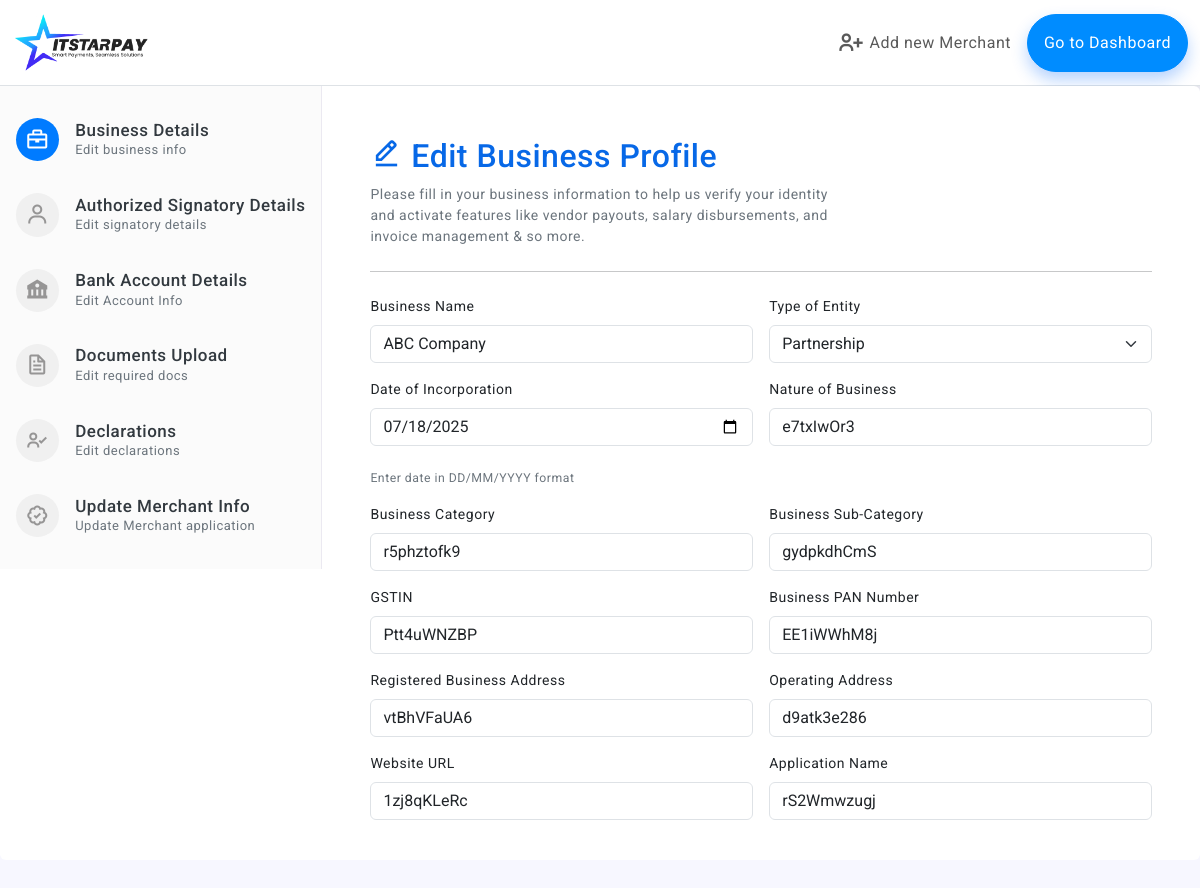
The page /edit_applications.php?id=482731 on the database its author committed.
### tables this page shows
CREATE TABLE `business_applications` (
  `id` int(11) NOT NULL,
  `entity` varchar(100) DEFAULT NULL,
  `doi` date DEFAULT NULL,
  `nob` varchar(100) DEFAULT NULL,
  `businesscategory` varchar(100) DEFAULT NULL,
  `businesssubcategory` varchar(100) DEFAULT NULL,
  `gstin` varchar(15) DEFAULT NULL,
  `pan` varchar(10) DEFAULT NULL,
  `registeredbsuiness` text DEFAULT NULL,
  `operatingaddress` text DEFAULT NULL,
  `url` varchar(255) DEFAULT NULL,
  `businessnumber` varchar(15) DEFAULT NULL,
  `alternnumber` varchar(15) DEFAULT NULL,
  `supportemail` varchar(100) DEFAULT NULL,
  `fullname` varchar(100) DEFAULT NULL,
  `designation` varchar(100) DEFAULT NULL,
  `number` varchar(15) DEFAULT NULL,
  `personalemail` varchar(100) DEFAULT NULL,
  `aadhaarnumber` varchar(12) DEFAULT NULL,
  `pannumber` varchar(10) DEFAULT NULL,
  `fullnameadn` varchar(100) DEFAULT NULL,
  `designationadn` varchar(100) DEFAULT NULL,
  `numberadn` varchar(15) DEFAULT NULL,
  `personalemailadn` varchar(100) DEFAULT NULL,
  `aadhaarnumberadn` varchar(12) DEFAULT NULL,
  `pannumberadn` varchar(10) DEFAULT NULL,
  `totalvolume` varchar(50) DEFAULT NULL,
  `numberofusers` varchar(50) DEFAULT NULL,
  `sixmonthprojectionamount` varchar(50) DEFAULT NULL,
  `sixmonthprojectionuser` varchar(50) DEFAULT NULL,
  `numoftransactions` varchar(50) DEFAULT NULL,
  `disbursedamount` varchar(50) DEFAULT NULL,
  `mintransaction` varchar(50) DEFAULT NULL,
  `maxtransaction` varchar(50) DEFAULT NULL,
  `thresholdlimit` varchar(50) DEFAULT NULL,
  `created_at` timestamp NOT NULL DEFAULT current_timestamp(),
  `businessname` varchar(255) DEFAULT NULL,
  `applicantname` varchar(255) DEFAULT NULL,
  `accountname` varchar(100) DEFAULT NULL,
  `bankname` varchar(100) DEFAULT NULL,
  `branchname` varchar(100) DEFAULT NULL,
  `accountnumber` varchar(20) DEFAULT NULL,
  `ifsccode` varchar(25) DEFAULT NULL,
  `accounttype` varchar(20) DEFAULT NULL,
  `status` varchar(100) DEFAULT NULL,
  `coment` varchar(100) DEFAULT NULL
);

### edit_applications.php (the view, shortened to what this page needs)
<?php include 'db.php';
$application_id = intval($_GET['id']);
$appQuery = "SELECT * FROM business_applications WHERE id = $application_id";
$appResult = mysqli_query($mysqli, $appQuery);
$appData = mysqli_fetch_assoc($appResult);
?>
<!doctype html>
<html lang="en">
<head>
    <link href="assets/plugins/simplebar/css/simplebar.css" rel="stylesheet" />
    <link href="assets/plugins/perfect-scrollbar/css/perfect-scrollbar.css" rel="stylesheet" />
    <link href="assets/plugins/metismenu/css/metisMenu.min.css" rel="stylesheet" />
    <link href="assets/plugins/bs-stepper/css/bs-stepper.css" rel="stylesheet" />
    <link href="assets/css/pace.min.css" rel="stylesheet" />
    <link href="assets/css/bootstrap.min.css" rel="stylesheet">
    <link href="assets/css/bootstrap-extended.css" rel="stylesheet">
    <link href="assets/css/app.css" rel="stylesheet">
    <link href="assets/css/icons.css" rel="stylesheet">
    <link rel="stylesheet" href="assets/css/dark-theme.css" />
    <link rel="stylesheet" href="assets/css/semi-dark.css" />
    <link rel="stylesheet" href="assets/css/header-colors.css" />
</head>
<body>
    <div class="wrapper" style="display: flex; flex-direction:column; height:100vh; ">
        <header class="login-header shadow ">
            <nav class="navbar navbar-expand-lg navbar-light rounded-0 bg-white  rounded-0 shadow-none border-bottom">
                <div class="container-fluid">
                    <a class="navbar-brand" href="#">
                        <img src="assets/images/logo-img.png" width="140" alt="" />
                    </a>
                    <div class="collapse navbar-collapse" id="navbarSupportedContent1">
                        <ul class="navbar-nav ms-auto mb- mb-lg-0" style="font-size: 16px;">
                            <li class="nav-item me-2 d-flex f-column justify-content-center align-items-center"> <a class="nav-link d-flex column justify-content-center align-items-center" href="business_applications.php" target="_blank"><i class='stepper-circle bx bx-user-plus me-1 fs-3'></i> Add new Merchant</a>
                            </li>
                            <button type="button" class="btn btn-primary  d-flex column justify-content-center align-items-center fs-7 b" style="box-shadow: 0 0.5rem 1rem rgba(13, 110, 253, 0.3); border-radius:30px;"><i class='bx me-1'></i><span><a href="merchants-list.php" target="_blank" style="color:white !important;">Go to Dashboard </a></span>
                            </button>
                        </ul>
                    </div>
                </div>
            </nav>
        </header>
        <form action="update.php" method="POST" enctype="multipart/form-data">
            <div style=" margin-bottom:0px !important; flex:1; height:100%;">
                <div class="card" style="height: 100%; box-shadow:none !important;">
                    <div class="card-body" style="padding: 0px;">
                        <div id="stepper3" class="bs-stepper gap-0 vertical" style="height: 100%; ">
                            <div style="height: 100%; display:flex; flex-direction:column; justify-content:space-between;">
                                <div class="bs-stepper-header" role="tablist">
                                    <div class="step" data-target="#test-vl-1">
                                        <div class="step-trigger" role="tab" id="stepper3trigger1" aria-controls="test-vl-1">
                                            <div class="bs-stepper-circle"><i class='bx bx-briefcase fs-4'></i></div>
                                            <div>
                                                <h5 class="mb-0 steper-title">Business Details</h5>
                                                <p class="mb-0 steper-sub-title">Edit business info</p>
                                            </div>
                                        </div>
                                    </div>
                                    <div class="step" data-target="#test-vl-2">
                                        <div class="step-trigger" role="tab" id="stepper3trigger2" aria-controls="test-vl-2">
                                            <div class="bs-stepper-circle"><i class='bx bx-user fs-4'></i></div>
                                            <div>
                                                <h5 class="mb-0 steper-title">Authorized Signatory Details</h5>
                                                <p class="mb-0 steper-sub-title">Edit signatory details</p>
                                            </div>
                                        </div>
                                    </div>
                                    <div class="step" data-target="#test-vl-3">
                                        <div class="step-trigger" role="tab" id="stepper3trigger3" aria-controls="test-vl-3">
                                            <div class="bs-stepper-circle"><i class='bx bxs-bank fs-4'></i></div>
                                            <div>
                                                <h5 class="mb-0 steper-title">Bank Account Details</h5>
                                                <p class="mb-0 steper-sub-title">Edit Account Info</p>
                                            </div>
                                        </div>
                                    </div>
                                    <div class="step" data-target="#test-vl-4">
                                        <div class="step-trigger" role="tab" id="stepper3trigger4" aria-controls="test-vl-4">
                                            <div class="bs-stepper-circle"><i class='bx bx-file fs-4'></i></div>
                                            <div>
                                                <h5 class="mb-0 steper-title">Documents Upload</h5>
                                                <p class="mb-0 steper-sub-title">Edit required docs</p>
                                            </div>
                                        </div>
                                    </div>
                                    <div class="step" data-target="#test-vl-5">
                                        <div class="step-trigger" role="tab" id="stepper3trigger5" aria-controls="test-vl-5">
                                            <div class="bs-stepper-circle"><i class='bx  bx-user-check fs-4'></i> </div>
                                            <div>
                                                <h5 class="mb-0 steper-title">Declarations</h5>
                                                <p class="mb-0 steper-sub-title">Edit declarations</p>
                                            </div>
                                        </div>
                                    </div>
                                    <div class="step" data-target="#test-vl-6">
                                        <div class="step-trigger" role="tab" id="stepper3trigger6" aria-controls="test-vl-6">
                                            <div class="bs-stepper-circle"><i class='bx  bx-badge-check fs-4'></i> </div>
                                            <div>
                                                <h5 class="mb-0 steper-title">Update Merchant Info</h5>
                                                <p class="mb-0 steper-sub-title">Update Merchant application</p>
                                            </div>
                                        </div>
                                    </div>
                                </div>
                            </div>
                            <div class="position-relative" style="width: 100% ; height:100%;">
                                <div class="bs-stepper-content px-5 py-5 " style="height: 750px; overflow-y: scroll !important;">
                                    <div id="test-vl-1" class="bs-stepper-pane fade" role="tabpanel" aria-labelledby="stepper3trigger1">
                                        <h2 class="fs-2 " style="color:rgb(7, 104, 231)"><i class='bx  bx-edit-alt'></i> Edit Business Profile</h2>
                                        <div class="" style="margin-right: 300px;">
                                            <p class="mb-4 text-muted ">Please fill in your business information to help us verify your identity and activate features like vendor payouts, salary disbursements, and invoice management & so more.</p>
                                        </div>
                                        <hr class="my-4">
                                        <div class="row g-3">
                                            <div class="col-md-6">
                                                <label class="form-label">Business Name</label>
                                                <input type="text" class="form-control" name="businessname" id="nob" onblur="setPreviewValue(this, 'businessnamevalue')" value="<?= htmlspecialchars($appData['businessname']) ?>">
                                            </div>
                                            <div class="col-md-6">
                                                <?php $selectedEntity = $appData['entity'] ?? ''; ?>
                                                <label class="form-label">Type of Entity</label>
                                                <select class="form-select" name="entity" onblur="setPreviewValue(this, 'entityvalue')">
                                                    <option value="Partnership" <?= $selectedEntity === 'Partnership' ? 'selected' : '' ?>>Partnership</option>
                                                </select>
                                            </div>
                                            <div class="col-md-6">
                                                <label class="form-label">Date of Incorporation</label>
                                                <input type="date" class="form-control" name="doi" placeholder="Enter Date in DD/MM/YYYY format" onblur="setPreviewValue(this, 'doivalue')" value="<?= htmlspecialchars($appData['doi']) ?>"><br>
                                                <small class="text-muted">Enter date in DD/MM/YYYY format</small>
                                            </div>
                                            <div class="col-md-6">
                                                <label class="form-label">Nature of Business</label>
                                                <input type="text" class="form-control" name="nob" onblur="setPreviewValue(this, 'nobvalue')" value="<?= htmlspecialchars($appData['nob']) ?>">
                                            </div>
                                            <div class="col-md-6">
                                                <label class="form-label">Business Category</label>
                                                <input type="text" class="form-control" name="businesscategory" onblur="setPreviewValue(this, 'businesscategoryvalue')" value="<?= htmlspecialchars($appData['businesscategory']) ?>">
                                            </div>
                                            <div class="col-md-6">
                                                <label class="form-label">Business Sub-Category</label>
                                                <input type="text" class="form-control" name="businesssubcategory" onblur="setPreviewValue(this, 'businesssubcategoryvalue')" value="<?= htmlspecialchars($appData['businesssubcategory']) ?>">
                                            </div>
                                            <div class="col-md-6">
                                                <label for="gstin" class="form-label">GSTIN</label>
                                                <input type="text" class="form-control" id="gstin" name="gstin" onblur="setPreviewValue(this, 'gstinvalue')" value="<?= htmlspecialchars($appData['gstin']) ?>">
                                            </div>
                                            <div class="col-md-6">
                                                <label class="form-label">Business PAN Number</label>
                                                <input type="text" class="form-control " name="pan" id="businesspan" onblur="validatePAN(this, 'error-businesspan','businesspanvalue')" placeholder="ABCDE1234F" value="<?= htmlspecialchars($appData['pan']) ?>">
                                            </div>
                                            <div class="col-md-6">
                                                <label class="form-label">Registered Business Address</label>
                                                <input type="text" class="form-control" name="registeredbsuiness" onblur="setPreviewValue(this, 'registeredbsuinessvalue')" value="<?= htmlspecialchars($appData['registeredbsuiness']) ?>">
                                            </div>
                                            <div class="col-md-6">
                                                <label class="form-label">Operating Address</label>
                                                <input type="text" class="form-control" name="operatingaddress" onblur="setPreviewValue(this, 'operatingaddressvalue')" value="<?= htmlspecialchars($appData['operatingaddress']) ?>">
                                            </div>
                                            <div class="col-md-6">
                                                <label class="form-label">Website URL</label>
                                                <input type="text" class="form-control" name="url" onblur="setPreviewValue(this, 'urlvalue')" value="<?= htmlspecialchars($appData['url']) ?>">
                                            </div>
                                            <div class="col-md-6">
                                                <label class="form-label">Application Name</label>
                                                <input type="text" class="form-control" name="applicantname" onblur="setPreviewValue(this, 'applicantnamevalue')" value="<?= htmlspecialchars($appData['applicantname']) ?>">
                                            </div>
                                        </div>
                                    </div>
                                </div>
                            </div>
                        </div>
                    </div>
                </div>
            </div>
    </div>
</body>
</html>

### rows shown on the page
business_applications: businessname "ABC Company", entity "Partnership", doi "07/18/2025", nob "e7txIwOr3", businesscategory "r5phztofk9", businesssubcategory "gydpkdhCmS", gstin "Ptt4uWNZBP", pan "EE1iWWhM8j", registeredbsuiness "vtBhVFaUA6", operatingaddress "d9atk3e286", url "1zj8qKLeRc", applicantname "rS2Wmwzugj"
